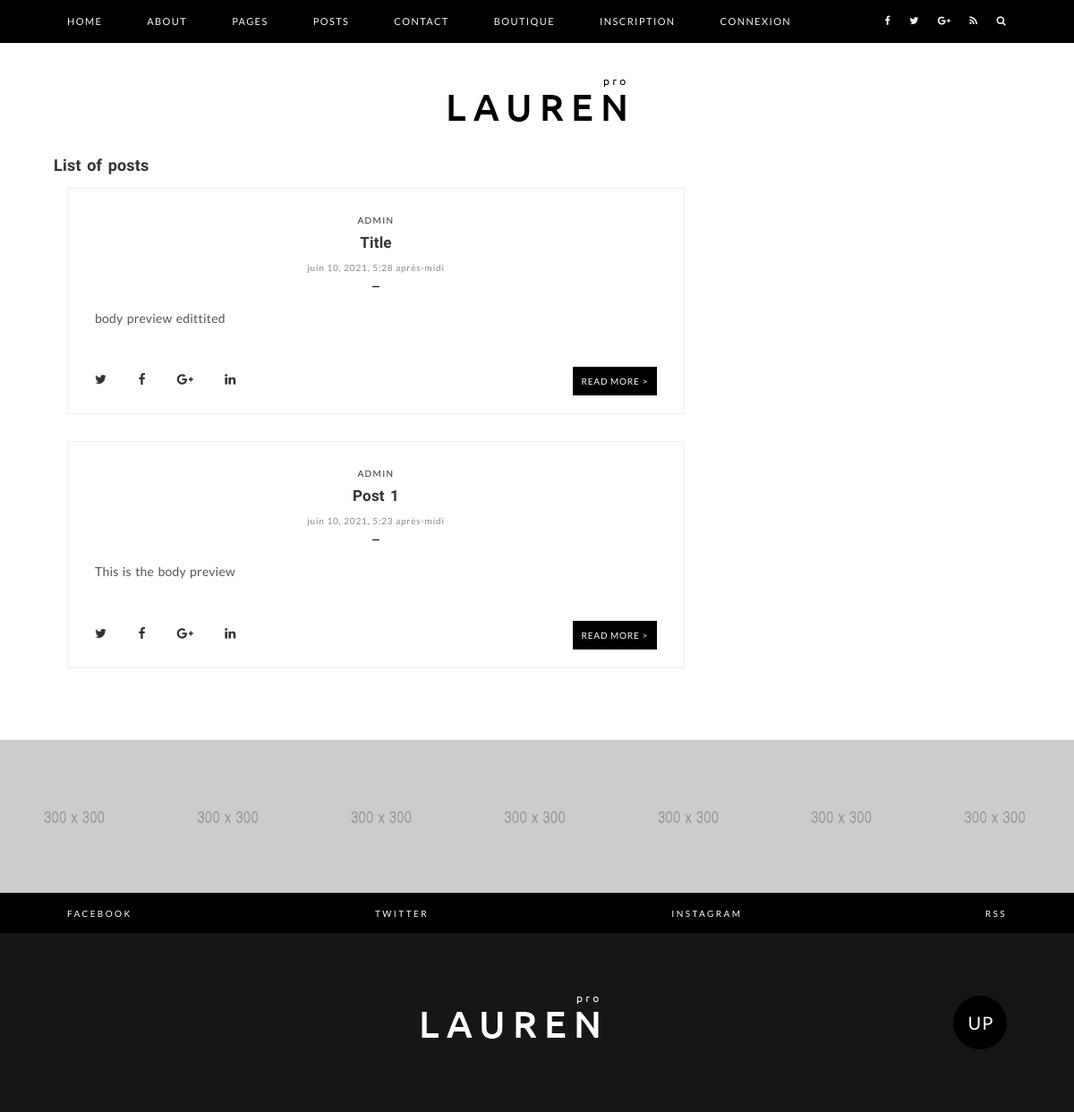
/post-list, run on an earlier commit of the app's database.
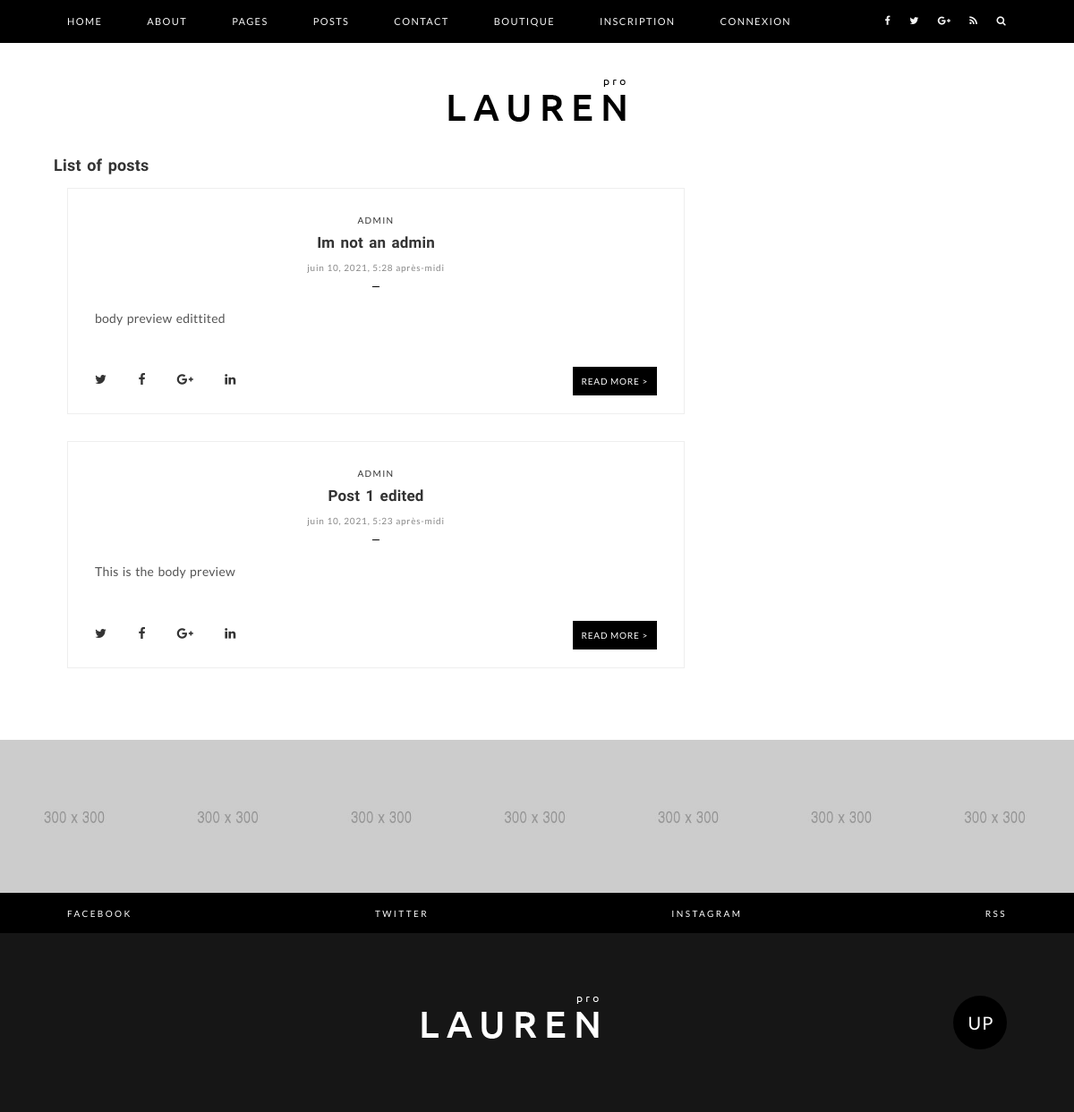
And on a later commit of the database.
### blog/models.py (models this page shows, shortened)
class Post(models.Model):
    author = models.ForeignKey(Account, verbose_name='Author of the post', on_delete=models.CASCADE)
    title = models.CharField(max_length=255, null=True)
    slug_post = models.SlugField(max_length=40, null=True)
    body = RichTextField(blank=True, null=True)
    bodyPreview = models.TextField(max_length=500, null=True)
    main_img = models.ImageField(upload_to='images/', null=True, blank=True)
    date_added = models.DateTimeField(auto_now_add=True)
    class Meta:
        ordering = ['-date_added']

### account/models.py (models this page shows, shortened)
class Account(models.Model):
    user = models.ForeignKey(User, verbose_name='Associated user', on_delete=models.CASCADE)
    userId = models.IntegerField(null=True)
    def __str__(self):
        return self.user.username

### blog/views.py (the view)
# urls.py: path('post-list', views.postList, name='post-list'),
def postList(request):
    posts = Post.objects.all()
    return render(request, 'blog/post-list.html', {'posts': posts, 'admin': isAdmin(request)})

### account/views.py (called while the page is built)
def isAdmin(request):
    admin = 0
    for group in request.user.groups.all():
        if group.name == 'admin':
            admin = 1
    return admin

### templates/blog/post-list.html (shortened to what this page needs)
{% extends 'base/main.html' %}
{% block contenu %}
<div class="main-content">
    <div class="container">
        <div class="row">
            <h1>List of posts</h1>
            <br>
            <div class="col-md-8">
                <div class="normal-posts">
                    {% for post in posts %}
                    <div class="normal-post">
                        <div class="normal-post-image">
                        </div>
                        <div class="normal-post-title">
                            <span class="category"><a href="#">{{ post.author }}</a></span>
                            <h2><a href="{% url 'post_detail' post.slug_post %}">{{ post.title }}</a></h2>
                            <time class="post-date">{{ post.date_added }}</time>
                        </div>
                        <div class="normal-post-content">
                            <p>{{ post.bodyPreview }}</p>
                        </div>
                        <div class="normal-post-footer">
                            <ul class="post-share">
                                <li><a href="#"><i class="fa fa-twitter"></i></a></li>
                                <li><a href="#"><i class="fa fa-facebook"></i></a></li>
                                <li><a href="#"><i class="fa fa-google-plus"></i></a></li>
                                <li><a href="#"><i class="fa fa-linkedin"></i></a></li>
                            </ul>
                            <div class="read-more-button">
                                <span class="medium-button"><a href="{% url 'post_detail' post.slug_post %}">Read More ></a></span>
                            </div>
                        </div>
                    </div>
                    {% empty %}
                    <h3>No posts yet !</h3>
                    {% endfor %}
                </div>
            </div>
        </div>
    </div>
</div>
{% endblock %}

What changed in the data, as far as the page shows it:
changed Post "body preview edittited": title "Title" → "Im not an admin"
changed Post "This is the body preview": title "Post 1" → "Post 1 edited"
